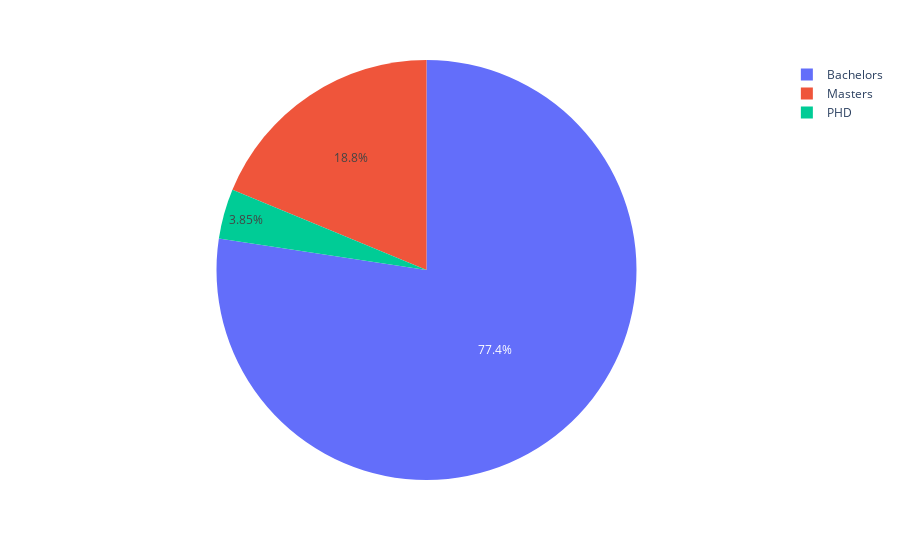

Notebook code for this chart:
### Code cell
gender=df['Education'].value_counts().reset_index()

px.pie(data_frame=gender,names='Education',values='count')

### Figure 1 — Plotly figure (JSON) as saved in the notebook; plotly's stock layout.template omitted (floating-point values rounded to 4 significant figures)
{"data": [{"domain": {"x": [0, 1], "y": [0, 1]}, "hovertemplate": "Education=%{label}<br>count=%{value}<extra></extra>", "labels": ["Bachelors", "Masters", "PHD"], "legendgroup": "", "name": "", "showlegend": true, "type": "pie", "values": [3601, 873, 179]}], "layout": {"legend": {"tracegroupgap": 0}, "margin": {"t": 60}}}
